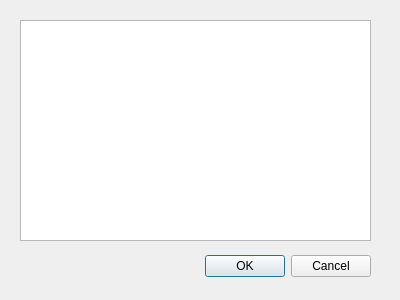
<?xml version="1.0" encoding="UTF-8"?>
<ui version="4.0">
 <class>PropertyEditorDialog</class>
 <widget class="QDialog" name="PropertyEditorDialog">
  <property name="geometry">
   <rect>
    <x>0</x>
    <y>0</y>
    <width>400</width>
    <height>300</height>
   </rect>
  </property>
  <property name="windowTitle">
   <string>Dialog</string>
  </property>
  <widget class="QDialogButtonBox" name="buttonBox">
   <property name="geometry">
    <rect>
     <x>30</x>
     <y>250</y>
     <width>341</width>
     <height>32</height>
    </rect>
   </property>
   <property name="orientation">
    <enum>Qt::Horizontal</enum>
   </property>
   <property name="standardButtons">
    <set>QDialogButtonBox::Cancel|QDialogButtonBox::Ok</set>
   </property>
  </widget>
  <widget class="QTableView" name="tableView">
   <property name="geometry">
    <rect>
     <x>20</x>
     <y>20</y>
     <width>351</width>
     <height>221</height>
    </rect>
   </property>
  </widget>
 </widget>
 <resources/>
 <connections>
  <connection>
   <sender>buttonBox</sender>
   <signal>accepted()</signal>
   <receiver>PropertyEditorDialog</receiver>
   <slot>accept()</slot>
   <hints>
    <hint type="sourcelabel">
     <x>248</x>
     <y>254</y>
    </hint>
    <hint type="destinationlabel">
     <x>157</x>
     <y>274</y>
    </hint>
   </hints>
  </connection>
  <connection>
   <sender>buttonBox</sender>
   <signal>rejected()</signal>
   <receiver>PropertyEditorDialog</receiver>
   <slot>reject()</slot>
   <hints>
    <hint type="sourcelabel">
     <x>316</x>
     <y>260</y>
    </hint>
    <hint type="destinationlabel">
     <x>286</x>
     <y>274</y>
    </hint>
   </hints>
  </connection>
 </connections>
</ui>
